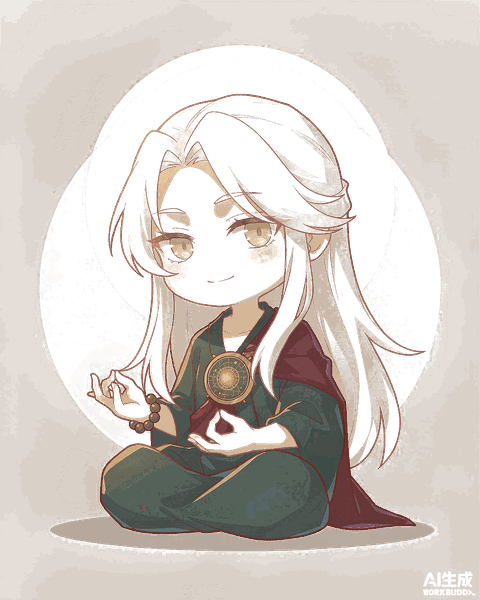
#> input picture _archive/美术-素材原件/art/module-mascot/guoxue-mascot.png, 480 x 600 px, found by its file name; its folder holds 3 pictures in this run
$ python compress_cleanup_r3.py
#> lines starting #> are read from the running program, lines starting #| are printed output that depends on the picture
"""压缩 Q版 PNG 母版到 <=300KB + 归档废稿 + 删冗余主稿。"""
import os, shutil
from PIL import Image

ART = os.path.normpath(os.path.join(os.path.dirname(os.path.abspath(__file__)), "..", "frontend", "public", "art"))
MM = os.path.join(ART, "module-mascot")
PWA = os.path.join(ART, "pwa")
DRAFT = os.path.join(ART, "_drafts_r3")
os.makedirs(DRAFT, exist_ok=True)


def log(*a):
    print(*a, flush=True)


# 1) 压 Q版 PNG 母版（palette，保留 alpha）
for n in ["guoxue", "xishi", "mbti"]:
    p = os.path.join(MM, f"{n}-mascot.png")
    im = Image.open(p).convert("RGBA")
#> im is the input picture: PIL image 480x600 RGBA; mean R, G, B, A 139.4, 127.6, 118.6, 126.3
    pim = im.convert("P", palette=Image.ADAPTIVE, colors=200)
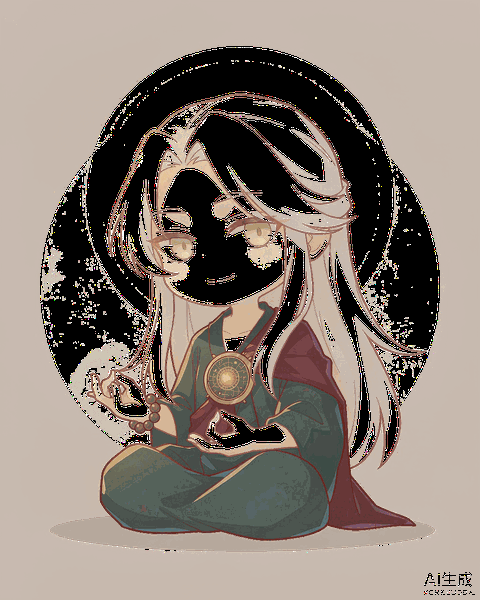
#> pim: PIL image 480x600 P; mean R, G, B 139.4, 127.6, 118.6
    pim.save(p, "PNG", optimize=True)
    log(f"{n}-mascot.png -> {os.path.getsize(p)/1024:.1f}KB")
#> pass 2 of the loop `for n in ["guoxue", "xishi", "mbti"]:`:
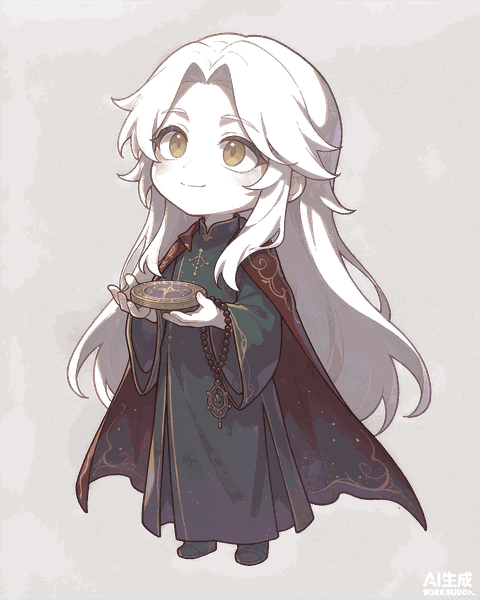
#> input picture _archive/美术-素材原件/art/module-mascot/xishi-mascot.png, 480 x 600 px, found by its file name
#> im is the input picture: PIL image 480x600 RGBA; mean R, G, B, A 153.2, 142.2, 141.5, 141.8
#> `pim = im.convert("P", palette=Image.ADAPTIVE, colors=200)`:
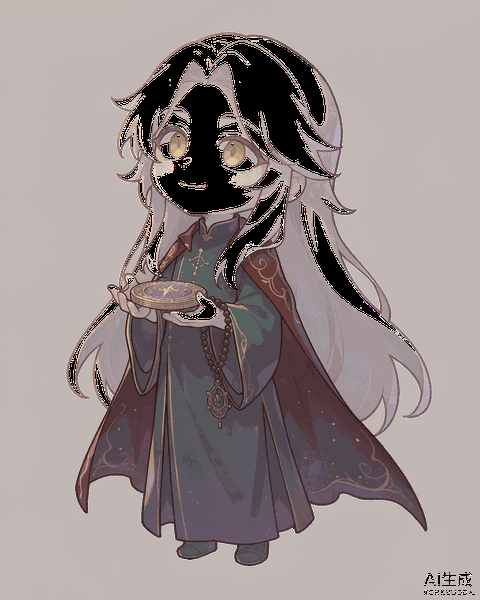
#> pim: PIL image 480x600 P; mean R, G, B 153.2, 142.2, 141.5
#> pass 3 of the loop `for n in ["guoxue", "xishi", "mbti"]:`:
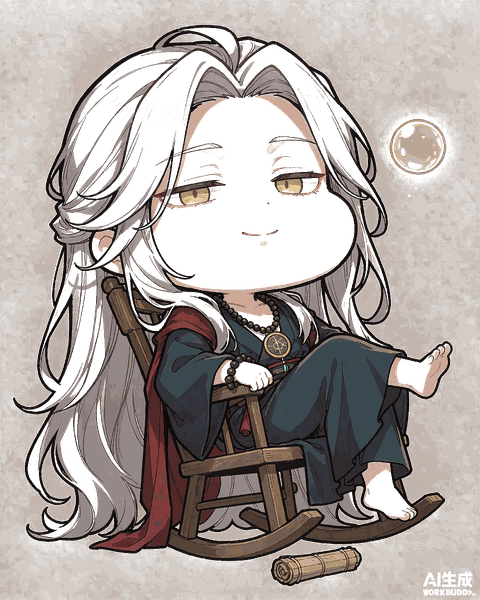
#> input picture _archive/美术-素材原件/art/module-mascot/mbti-mascot.png, 480 x 600 px, found by its file name
#> im is the input picture: PIL image 480x600 RGBA; mean R, G, B, A 123, 112.7, 108.3, 172.7
#> `pim = im.convert("P", palette=Image.ADAPTIVE, colors=200)`:
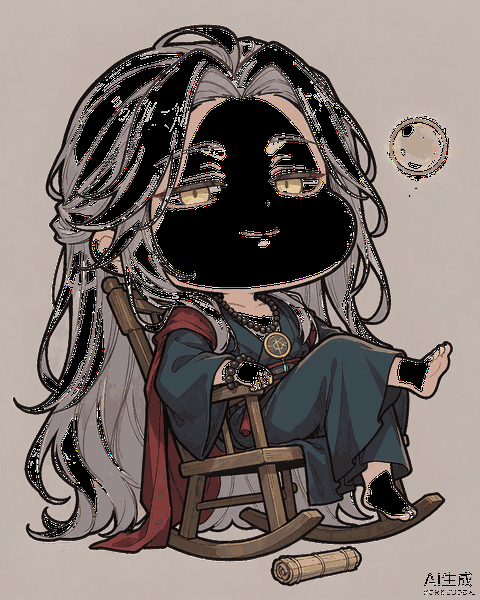
#> pim: PIL image 480x600 P; mean R, G, B 123, 112.7, 108.3

# 2) 删冗余主稿（03-09-29 原稿保留作为溯源）
for f in ["icon-master-1024.png", "icon-master-1024.webp"]:
    fp = os.path.join(PWA, f)
    if os.path.exists(fp):
        os.remove(fp); log("removed redundant", f)

# 3) 归档废稿（不删，保留可回溯）
old = [
    "module-mascot/Isolated_chibi__super_deformed_2026-09-08T03-00-29.png",
    "module-mascot/Isolated_chibi__super_deformed_2026-09-08T03-00-30.png",
    "module-mascot/Isolated_chibi__super_deformed_2026-09-08T03-00-32.png",
    "module-mascot/Isolated_chibi__super_deformed_2026-09-08T03-07-04.png",
    "module-mascot/Isolated_chibi__super_deformed_2026-09-08T03-07-26.png",
    "module-mascot/Isolated_chibi__super_deformed_2026-09-08T03-07-53.png",
    "pwa/Square_PWA___app_icon_design___2026-09-08T03-00-38.png",
    "pwa/Square_PWA___app_icon_design___2026-09-08T03-08-13.png",
]
for rel in old:
    s = os.path.join(ART, rel)
    if os.path.exists(s):
        shutil.move(s, os.path.join(DRAFT, os.path.basename(s)))
        log("archived", os.path.basename(s))

# 4) 最终目录确认
log("\n=== module-mascot ===")
for f in sorted(os.listdir(MM)):
    log(f"  {os.path.getsize(os.path.join(MM,f))/1024:7.1f} KB  {f}")
#> pass 2 of the loop `for f in sorted(os.listdir(MM)):`:
#> pass 3 of the loop `for f in sorted(os.listdir(MM)):`:
log("=== pwa ===")
#> (the run stopped early here; a loop or call above may not have finished)
